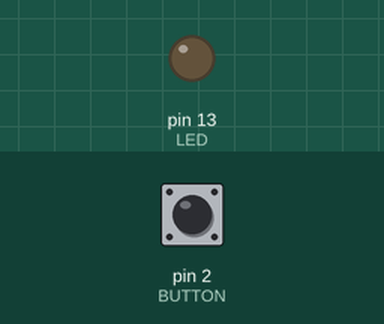
Simulated run of this sketch. Board: Arduino Uno, built with avr-gcc and run on an emulated ATmega328P. Parts: output pins drawn as LEDs (lit = HIGH). The inputs (shaded band) are chosen by the test bench; at power-on: pin 2 (BUTTON) LOW.

Above: at 1.2 s.
1.3 s: pin 2 (BUTTON) pulled HIGH for 0.15 s
At 1.43 s:
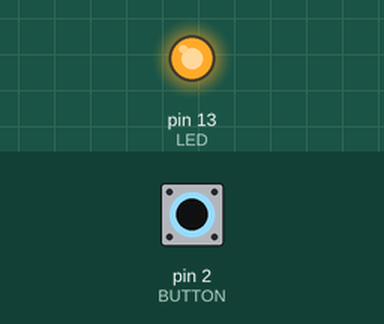
3.0 s: pin 2 (BUTTON) pulled HIGH for 3.2 s
At 6.8 s:
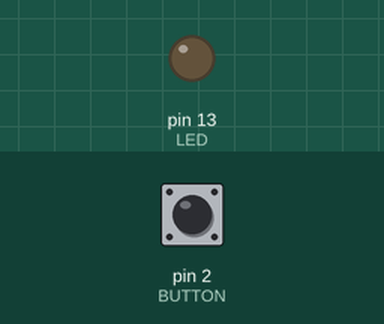
Timing chart, 0 to 8.3 s (numbered marks = the images above; inputs shaded):
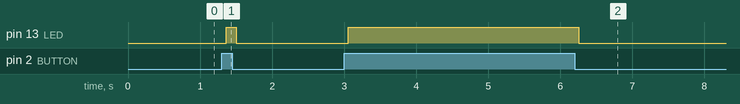

The sketch:

debounce.ino
```cpp
// A button debounced: its level counts once it has held for 50 ms.
const int BUTTON = 2;
const int LED = 13;
int stable = 0;
int counting = 0;
unsigned long since = 0;

void setup() {
  pinMode(BUTTON, INPUT);
  pinMode(LED, OUTPUT);
  digitalWrite(LED, LOW);
}

void loop() {
  int raw = digitalRead(BUTTON);
  if (raw != stable) {
    if (!counting) {
      counting = 1;
      since = millis();
    } else if (millis() - since >= 50) {
      stable = raw;
      counting = 0;
      digitalWrite(LED, stable);
    }
  } else {
    counting = 0;
  }
  delay(10);
}
```

Measured:
- after the input at 1.3 s, pin 13 (LED): LOW → HIGH after 0.06 s, → LOW 0.14 s later
- after the input at 3.0 s, pin 13 (LED): LOW → HIGH after 0.05 s, → LOW 3.2 s later
